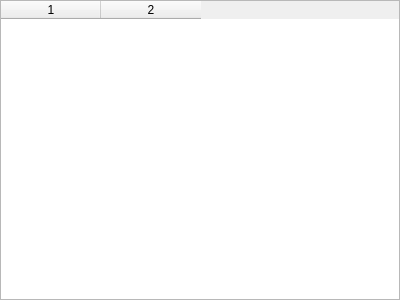
<?xml version="1.0" encoding="UTF-8"?>
<ui version="4.0">
 <class>ShortcutWidget</class>
 <widget class="QWidget" name="ShortcutWidget">
  <property name="geometry">
   <rect>
    <x>0</x>
    <y>0</y>
    <width>400</width>
    <height>300</height>
   </rect>
  </property>
  <property name="windowTitle">
   <string>Form</string>
  </property>
  <layout class="QVBoxLayout" name="verticalLayout">
   <property name="spacing">
    <number>0</number>
   </property>
   <property name="leftMargin">
    <number>0</number>
   </property>
   <property name="topMargin">
    <number>0</number>
   </property>
   <property name="rightMargin">
    <number>0</number>
   </property>
   <property name="bottomMargin">
    <number>0</number>
   </property>
   <item>
    <widget class="QTableWidget" name="tableWidget">
     <property name="columnCount">
      <number>2</number>
     </property>
     <column/>
     <column/>
    </widget>
   </item>
  </layout>
 </widget>
 <resources/>
 <connections/>
</ui>
